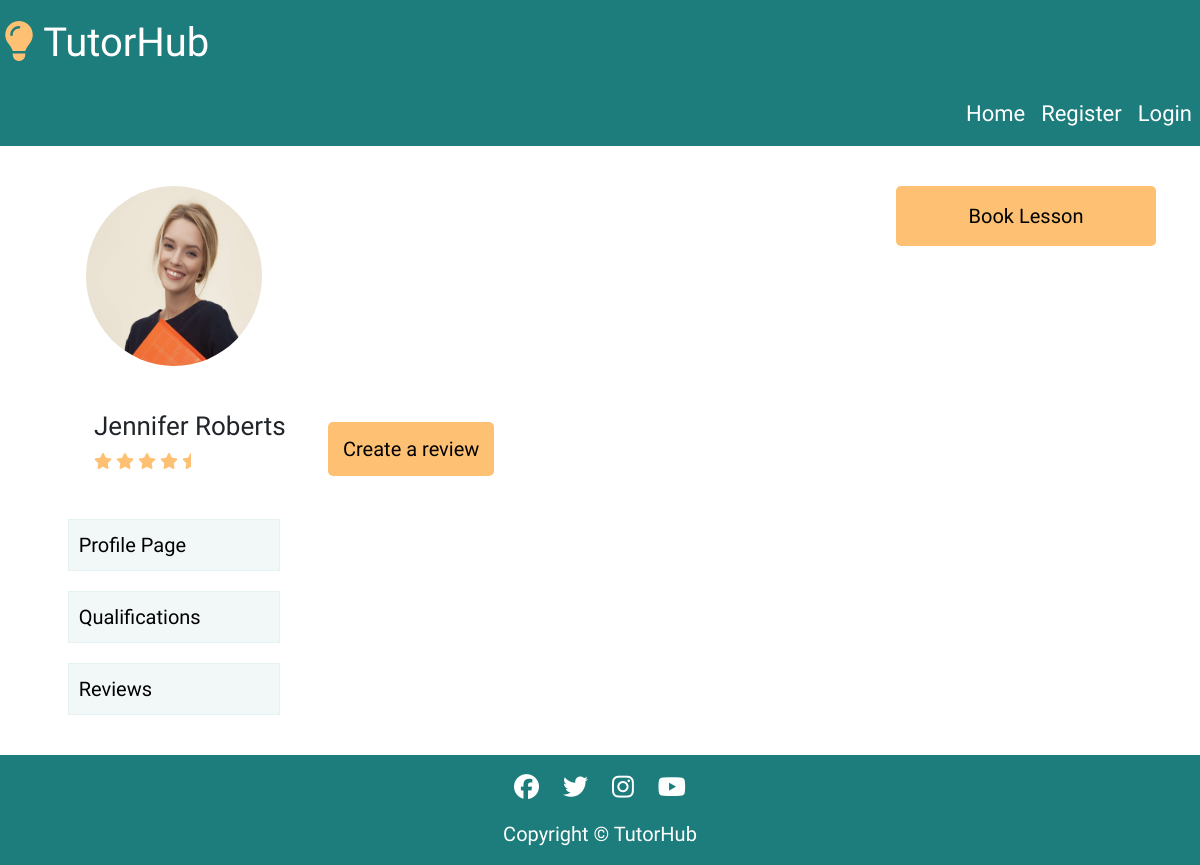
/tutors/tutor_two/reviews/, run on an earlier commit of the app's database.
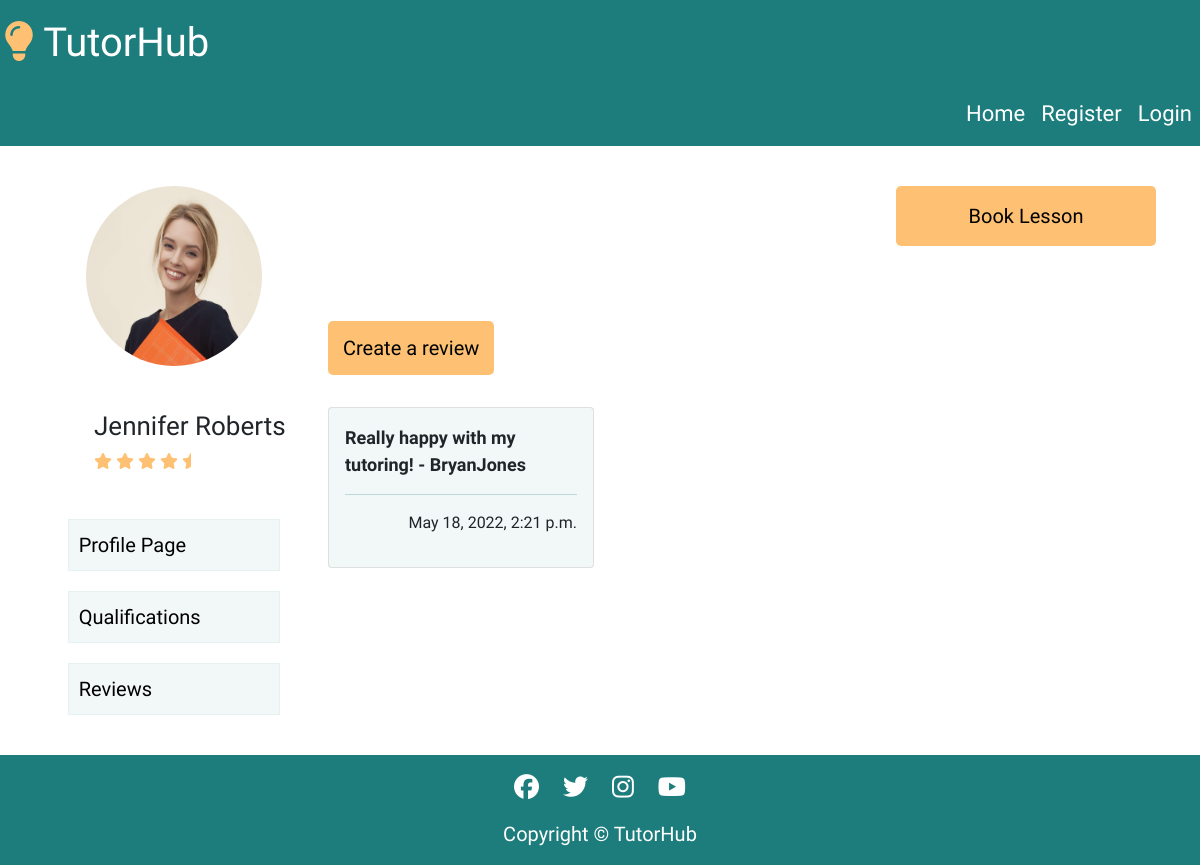
And on a later commit of the database.
### tutorprofile/models.py (models this page shows, shortened)
class Review(models.Model):
    tutor = models.CharField(max_length=50)
    student = models.ForeignKey(
        User, on_delete=models.CASCADE, related_name="review"
    )
    review = models.CharField(max_length=150)
    created_on = models.DateTimeField(auto_now_add=True)
    class Meta:
        ordering = ['-created_on']

### tutorprofile/views.py (the view)
class ReviewListTutorTwo(generic.ListView):
    model = Review
    queryset = Review.objects.filter(
        Q(tutor='Jennifer Roberts')).order_by('-created_on')
    template_name = 'tutorprofile/tutor_two_reviews.html'
    paginate_by = 6

### tutorprofile/templates/tutorprofile/tutor_two_reviews.html (shortened to what this page needs)
{% extends "base.html" %}
{% load static %}
{% block content %}
<div class="container-fluid center-block">
    <div class="row profile-page">
        <div class="col-md-12 col-lg-3">
            <div class="row">
                <div class="col-12 user-image">
                    <img src="{% static 'images/tutortwo.jpg' %}" alt="image of a tutor">
                </div>
            </div>
            <div class="row">
                <div class="col-12 user-info">
                    <h1>Jennifer Roberts</h1>
                    <i class="fa-solid fa-star"></i>
                    <i class="fa-solid fa-star"></i>
                    <i class="fa-solid fa-star"></i>
                    <i class="fa-solid fa-star"></i>
                    <i class="fa-solid fa-star-half"></i>
                </div>
            </div>
            <div class="row center-block">
                <div class="col-10 page-buttons-container" >
                    <a href="{% url 'tutor_two_profile' %}" class="page-buttons">Profile Page</a>
                    <a href="{% url 'tutor_two_qualifications' %}" class="page-buttons">Qualifications</a>
                    <a href="{% url 'tutor_two_reviews' %}" class="page-buttons">Reviews</a>
                </div>
            </div>
        </div>
        <div class="col-md-12 col-lg-6 booking-button" id="reviews-page">
            <a href="{% url 'tutor_two_create_review' %}">Create a review</a>
            <br />
            <br />
            <div class="row">
                {% for review in review_list %}
                    <div class="col-md-12 col-lg-6 card_space">
                        <div class="card">
                            <div class="card-body color-card">
                                <p class="review_comment">{{ review.review|safe }} - {{ review.student }} </p>
                                <hr />
                                <p class="right">{{ review.created_on}}</p>
                            </div>
                        </div>
                    </div>
                {% endfor %}
            </div>
        </div>
        <div class="col-md-12 col-lg-3" id="bookings-button">
            <div class="row booking-button">
                <a href="{% url 'tutor_two' %}" id="booking-btn">Book Lesson</a>
            </div>
        </div>
    </div>
</div>
{% endblock %}

What changed in the data, as far as the page shows it:
added Review: review "Really happy with my tutoring!", student "BryanJones", created_on "May 18, 2022, 2:21 p.m."
